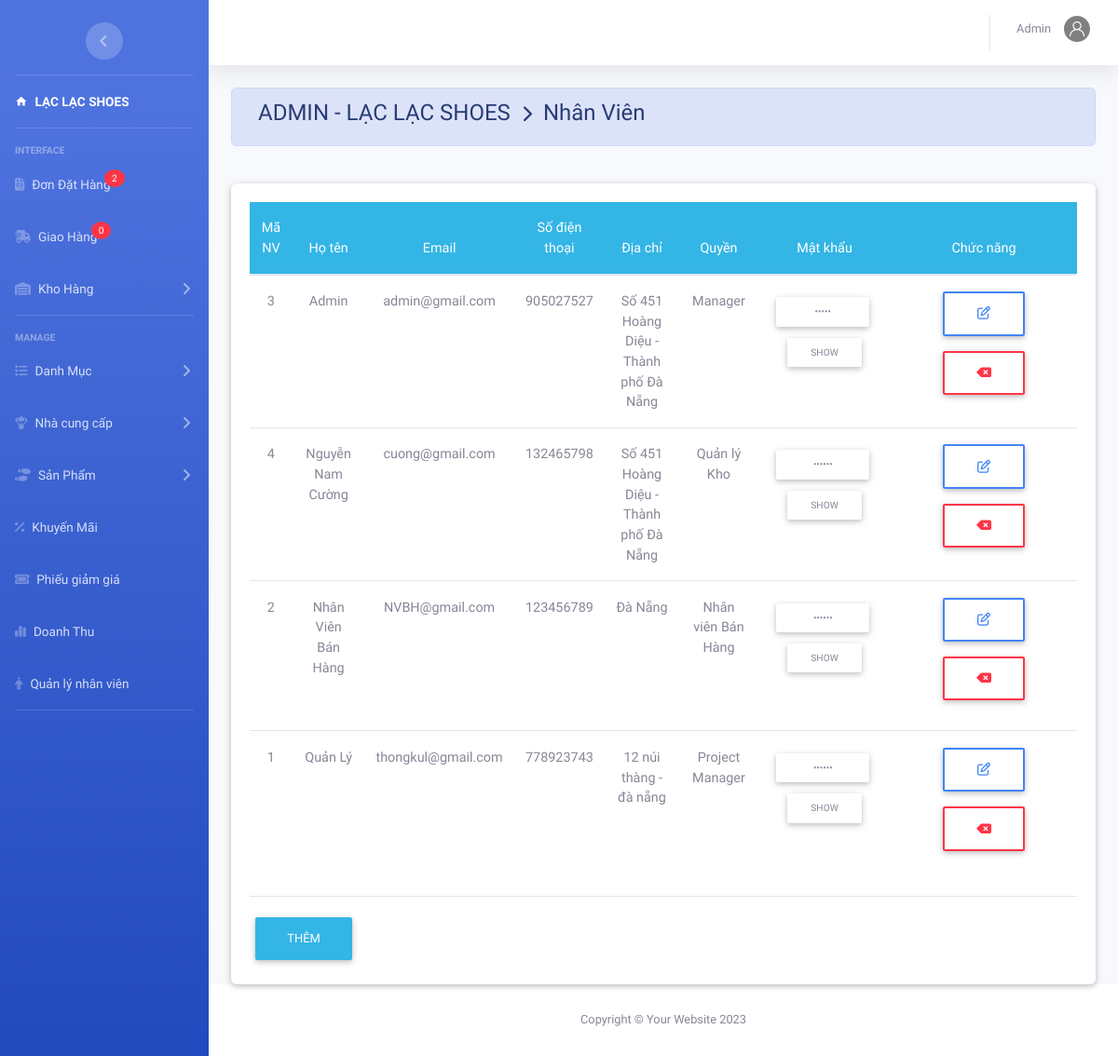
The app's page /admin/index.php?action=nhanvien (signed in) with its own data.
### tables this page shows
CREATE TABLE `nhanvien` (
  `MaNV` int(11) NOT NULL,
  `TenNV` varchar(50) NOT NULL,
  `Email` varchar(50) NOT NULL,
  `SDT` varchar(12) NOT NULL,
  `DiaChi` text NOT NULL,
  `MatKhau` varchar(50) NOT NULL,
  `Quyen` int(20) NOT NULL
);

CREATE TABLE `quyen` (
  `id` int(11) NOT NULL,
  `Ten` varchar(100) NOT NULL,
  `MoTa` varchar(100) DEFAULT NULL
);

### admin/nhanvien/danhsach.php (the view, shortened to what this page needs)
<?php
$sql = "select *from nhanvien";
$rs = mysqli_query($conn, $sql);
?>
<div class="container-fluid">
	<div class=" alert alert-primary">
		<h4 class="page-title">
			 ADMIN - LẠC LẠC SHOES &#160;<i class="fas fa-chevron-right" style="font-size: 18px"></i>&#160; Nhân Viên
		</h4>
	</div><br>
	<div class="card">
		<div class="card-body">
			<table class="table table-hover m-auto text-center" style="font-size: 13px;">
				<thead class="badge-info">
					<tr>
						<th>Mã NV</th>
						<th>Họ tên</th>
						<th>Email</th>
						<th>Số điện thoại</th>
						<th>Địa chỉ</th>
						<th>Quyền</th>
						<th>Mật khẩu</th>
						<th>Chức năng</th>
					</tr>
				</thead>
				<tbody>
					<?php $so = 0;
					while ($row = mysqli_fetch_array($rs)) { ?>
						<tr>
							<td><?php echo $row['MaNV']; ?></td>
							<td><?php echo $row['TenNV']; ?></td>
							<td><?php echo $row['Email']; ?></td>
							<td><?php echo $row['SDT']; ?></td>
							<td><?php echo $row['DiaChi']; ?></td>
							<td>
								<?php
								$sqlQuyen = "SELECT * FROM quyen WHERE id = ".$row['Quyen'];
								$rsQuyen = mysqli_query($conn,$sqlQuyen);
								echo mysqli_fetch_assoc($rsQuyen)['Ten'];
								?>
							</td>
							<td><input type="password" readonly class="btn btn-sm bt" value="<?php echo $row['MatKhau']; ?>"></td>
							<td width="200">
								<a class="mb-3 btn btn-outline-primary mx-auto w-50 fs-14 text-capitalize" href="index.php?action=nhanvien&view=sua&manv=<?php echo $row['MaNV']; ?>"><i class="far fa-edit"></i></a>
								<a class="mb-3 btn btn-outline-danger mx-auto w-50 fs-14 text-capitalize" href="nhanvien/xuly.php?xoa&manv=<?php echo $row['MaNV']; ?>"><i class="fas fa-backspace"></i></a>
							</td>
						</tr>
					<?php	} ?>
				</tbody>
			</table>
			<hr>
			<div class="m-auto">
				<a href="?action=nhanvien&view=them"><button class="btn btn-info" type="button">Thêm</button></a>
			</div>
		</div>
	</div>
</div>

### admin/template/css/style.css (style rules this page uses)
.fs-14 { font-size: 14px !important; }

### admin/nhanvien/danhsach.php (style rules this page uses)
.bt { width: 100px; font-size: 0.85em; }

### records on screen
nhanvien: MaNV "3", TenNV "Admin", Email "admin@gmail.com", SDT "905027527", DiaChi "Số 451 Hoàng Diệu - Thành phố Đà Nẵng", quyen.Ten "Manager"
nhanvien: MaNV "4", TenNV "Nguyễn Nam Cường", Email "cuong@gmail.com", SDT "132465798", DiaChi "Số 451 Hoàng Diệu - Thành phố Đà Nẵng", quyen.Ten "Quản lý Kho"
nhanvien: MaNV "2", TenNV "Nhân Viên Bán Hàng", Email "NVBH@gmail.com", SDT "123456789", DiaChi "Đà Nẵng", quyen.Ten "Nhân viên Bán Hàng"
nhanvien: MaNV "1", TenNV "Quản Lý", Email "thongkul@gmail.com", SDT "778923743", DiaChi "12 núi thàng - đà nẵng", quyen.Ten "Project Manager"

### other values on screen
$dem "2"
$dem "0"
$nv['TenNV'] "Admin"
